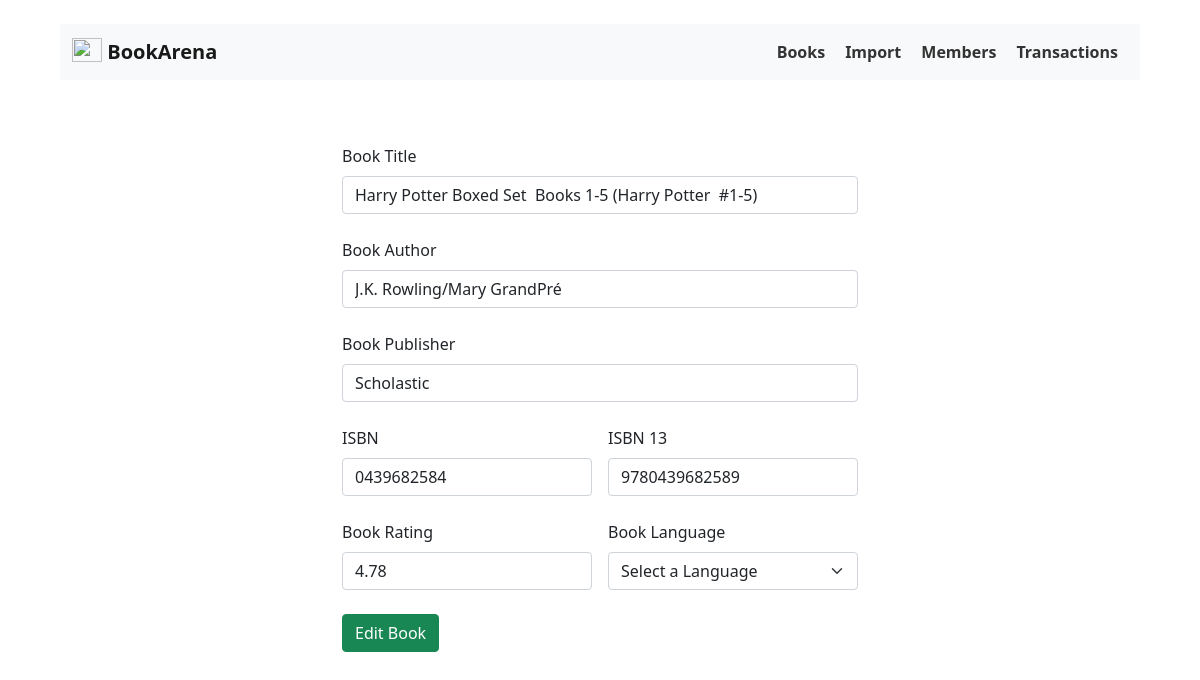
Page /books/edit/2 on the earlier database version.
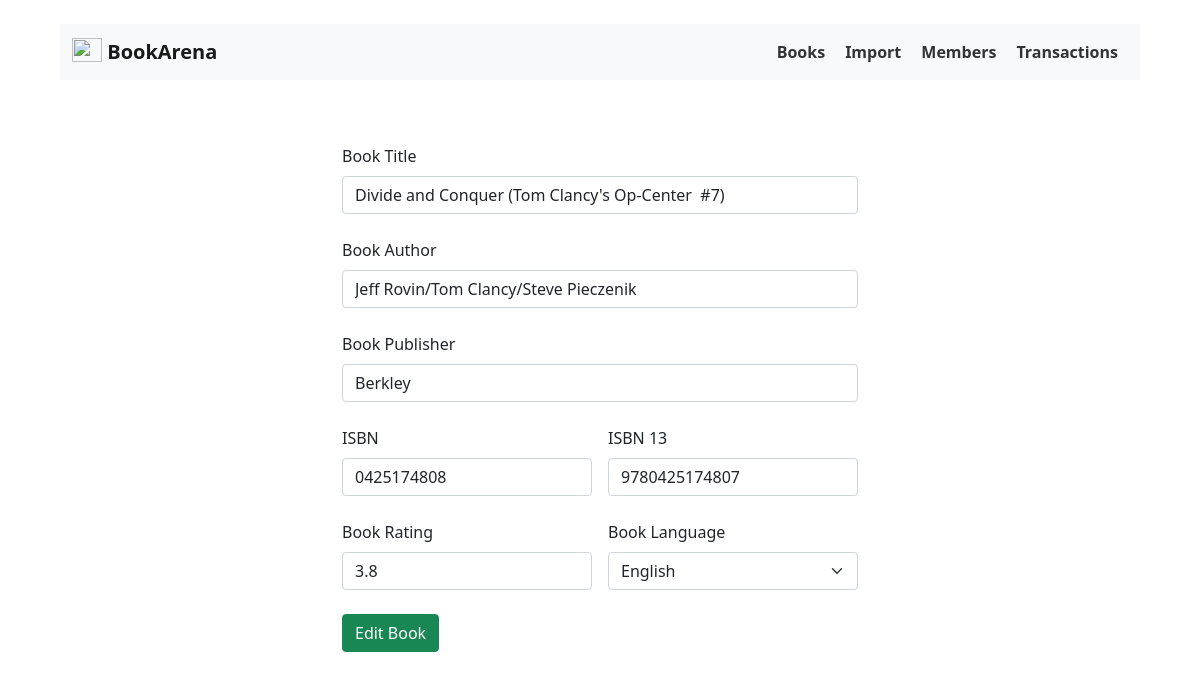
Same page on the later database version.
### app/model/Book.py (models this page shows, shortened)
class Book(db.Model):
    __tablename__ = "books"
    id = db.Column(db.Integer, primary_key=True)
    title = db.Column(db.String(50), nullable=False)
    isbn13 = db.Column(db.String(50), unique=True, nullable=False)
    isbn = db.Column(db.String(50), unique=False, nullable=False)
    author = db.Column(db.String, nullable=False)
    language = db.Column(db.String, default="English")
    publisher = db.Column(db.String, default="")
    rating = db.Column(db.Float, default=5)
    date_added = db.Column(db.DateTime, default=datetime.utcnow())
    transactions = relationship("Transaction", back_populates="book")

### app/routes/book_routes.py (the view)
@app.route("/books/edit/<int:id>", methods=["GET", "POST"])
def editBook(id):
    selectedBook = Book.query.get_or_404(id)
    if request.method == "POST":
        try:
            selectedBook.title = request.form.get("title")
            selectedBook.isbn = request.form.get("isbn")
            selectedBook.isbn13 = request.form.get("isbn13")
            selectedBook.author = request.form.get("author")
            selectedBook.language = request.form.get("language", "English")
            selectedBook.publisher = request.form.get("publisher")
            selectedBook.rating = request.form.get("rating", 5)
            db.session.commit()
            flash("Book Updated successfully")
        except:
            flash("Error in updating book details. Check server logs!")
        return redirect(url_for("books"))
    else:
        return render_template(
            "books/form.html",
            book=selectedBook,
            route="edit",
            languages=available_langs,
        )

### app/templates/books/form.html (shortened to what this page needs)
{% extends 'base.html' %}
{% block body %}
<div class="container">
  <div class="row justify-content-center">
    <div class="col-lg-6">
      <div class="addbook mt-5">
        <form action="/books/{{route}}/{{book.id}}" method="POST">
          <div class="mb-4">
            <label for="title" class="form-label">Book Title</label>
            <input value="{{book.title or ""}}" type="text" class="form-control" id="title" name="title"
              placeholder="eg: Adventures of Tom Sawyer">
          </div>
          <div class="mb-4">
            <label for="author" class="form-label">Book Author</label>
            <input value="{{book.author or ""}}" type="text" class="form-control" id="author" name="author"
              placeholder="eg: Mark Twain">
          </div>
          <div class="mb-4">
            <label for="publisher" class="form-label">Book Publisher</label>
            <input value="{{book.publisher}}" type="text" class="form-control" id="publisher" name="publisher"
              placeholder="eg: Scholastic Books">
          </div>
          <div class="row g-3 mb-4">
            <div class="col-md-6">
              <label for="isbn" class="form-label">ISBN</label>
              <input value="{{book.isbn or ""}}" type="text" class="form-control" id="isbn" name="isbn"
                placeholder="Enter ISBN">
            </div>
            <div class="col-md-6">
              <label for="isbn13" class="form-label">ISBN 13</label>
              <input value="{{book.isbn13 or ""}}" type="text" class="form-control" id="isbn13" name="isbn13"
                placeholder="Enter ISBN 13">
            </div>
          </div>
          <div class="row g-3">
            <div class="col-md-6">
              <label for="rating" class="form-label">Book Rating</label>
              <input value="{{book.rating}}" type="number" class="form-control" id="rating" name="rating" min="0"
                step="0.01" max="5" placeholder="eg: 4.5">
            </div>
            <div class="col-md-6">
              <label for="language" class="form-label">Book Language</label>
              <select class="form-select" id="language" name="language">
                <option value="{{book.language}}">Select a Language</option>
                {% for lang in languages%}
                <option value="{{ lang }}" {% if book.language==lang %}selected{% endif %}>{{ lang }}
                </option>
                {% endfor %}
              </select>
            </div>
          </div>
          {% if route == "edit" %}
          <button class="btn btn-success mt-4" type="submit">
            Edit Book
          </button>
          {% endif %}
        </form>
      </div>
    </div>
  </div>
</div>
{% endblock %}

Differences in the rows shown:
changed Book: title "Harry Potter Boxed Set Books 1-5 (Harry Potter #1-5)" → "Divide and Conquer (Tom Clancy's Op-Center #7)"; author "J.K. Rowling/Mary GrandPré" → "Jeff Rovin/Tom Clancy/Steve Pieczenik"; publisher "Scholastic" → "Berkley"; isbn "0439682584" → "0425174808"; isbn13 "9780439682589" → "9780425174807"; rating "4.78" → "3.8"; language (not shown) → "English"
Other differences:
form field language: "Select a Language" → (not shown)
